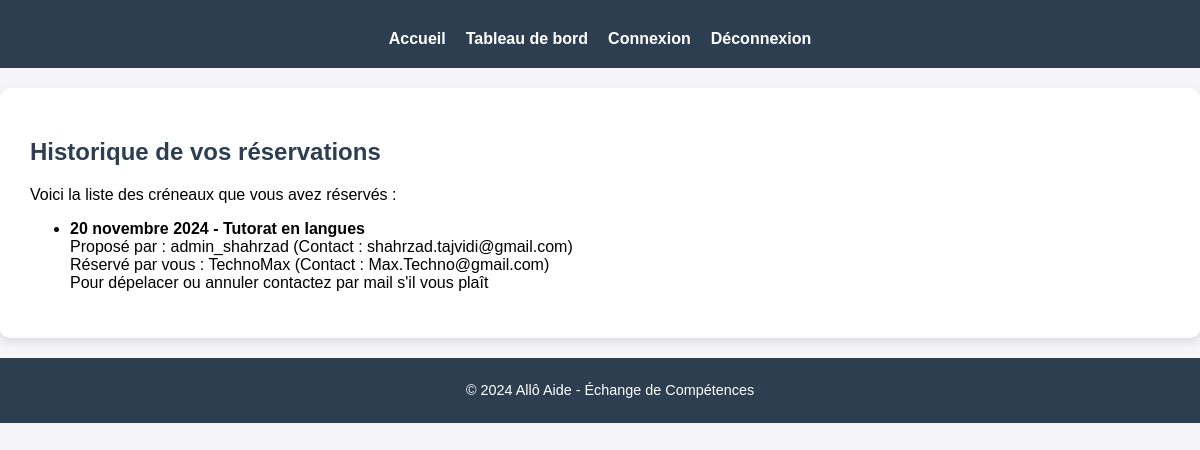
/history/ (signed in), run on the app's committed database.
### allo_aide/models.py (models this page shows, shortened)
class Reservation(models.Model):
    time_slot = models.ForeignKey(TimeSlot, on_delete=models.CASCADE)
    user = models.ForeignKey(User, on_delete=models.CASCADE)
    date_reserved = models.DateTimeField(auto_now_add=True)

class TimeSlot(models.Model):
    date = models.DateField()
    skill = models.ForeignKey(Skill, on_delete=models.CASCADE)
    user = models.ForeignKey(User, on_delete=models.CASCADE, related_name="availability_slots")
    is_available = models.BooleanField(default=True)

class Skill(models.Model):
    name = models.CharField(max_length=100, unique=True)
    user = models.ForeignKey(User, on_delete=models.CASCADE, related_name="availability_user")

### allo_aide/views.py (the view)
# urls.py: path('history/', views.history, name='history'),
@login_required
def history(request):
    reservations = Reservation.objects.filter(user=request.user).select_related('time_slot', 'time_slot__skill')
    context = {
        'reservations': reservations,
    }
    return render(request, 'allo_aide/history.html', context)

### allo_aide/templates/allo_aide/history.html
{% extends "base.html" %}
{% block content %}
   <section id="historique">
            <h2>Historique de vos réservations</h2>
            <p>Voici la liste des créneaux que vous avez réservés :</p>
            <ul>
                {% for reservation in reservations %}
                    <li>
                        <strong>{{ reservation.time_slot.date }} - {{ reservation.time_slot.skill.name }}</strong>
                        <br>
                        Proposé par : {{ reservation.time_slot.user.username }} (Contact : {{ reservation.time_slot.user.email }})
                        <br>
                        Réservé par vous : {{ reservation.user.username }} (Contact : {{ reservation.user.email }})
                        <br>
                        Pour dépelacer ou annuler contactez par mail s'il vous plaît
                    </li>
                {% empty %}
                    <li>Vous n'avez pas encore réservé de créneaux.</li>
                {% endfor %}
            </ul>
        </section>
{% endblock %}

### allo_aide/static/allo_aide/style.css (style rules this page uses)
body { font-family: 'Arial', sans-serif; margin: 0; padding: 0; background-color: #f4f4f9; }
#historique { background-color: #fff; padding: 30px; margin: 20px 0; box-shadow: 0 4px 8px rgba(0, 0, 0, 0.1); border-radius: 10px; }
#historique h2 { color: #2d3e50; }

### data on the page
Reservation: time_slot "20 novembre 2024", time_slot.skill.name "Tutorat en langues", time_slot.user.username "admin_shahrzad", time_slot.user.email "shahrzad.tajvidi@gmail.com", user.username "TechnoMax", user.email "Max.Techno@gmail.com"
